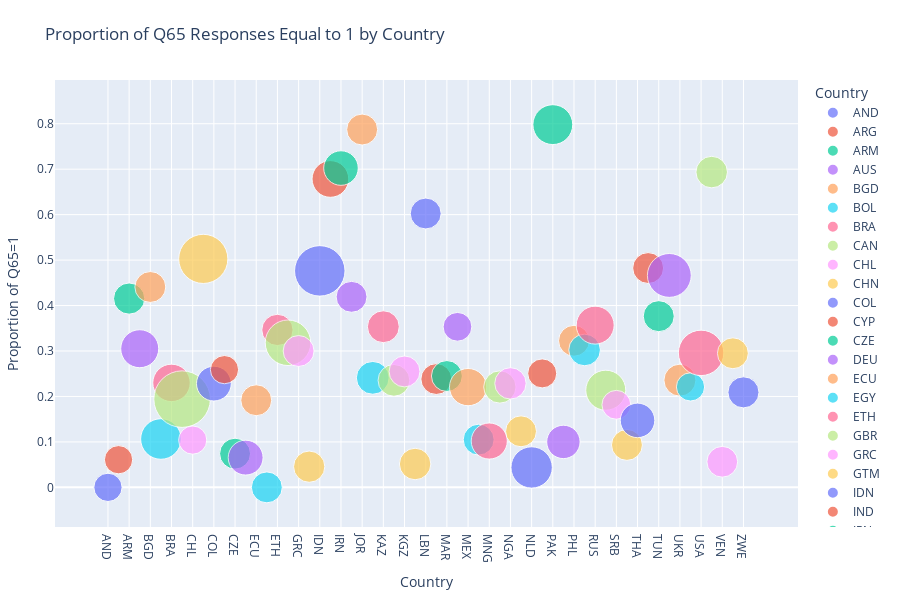

Notebook code cell kept with this figure:
### Code cell
## (Visualization -II) ##

# This code loads World Values Survey (WVS) data and filters it by countries found in scored sentences.
# It processes Q65 survey responses to calculate per-country counts and proportions of respondents answering '1'.
# It prepares the country data in a categorical order for consistent plotting.
# Then it creates a scatter plot showing the proportion of Q65=1 responses per country, sized by total responses.
# The plot visually compares response distributions across countries with hover details and a clean layout.
# The x and y-axis labels are the same as the prediction visualization.

%run visualize_response_props.py

### Figure 1 — Plotly figure (JSON) as saved in the notebook; plotly's stock layout.template omitted (floating-point values rounded to 4 significant figures)
{"data": [{"hovertemplate": "<b>%{hovertext}</b><br><br>Country=%{x}<br>Proportion of Q65=1=%{y}<br>Total Responses=%{marker.size}<extra></extra>", "hovertext": ["AND"], "legendgroup": "AND", "marker": {"color": "#636efa", "size": [1004], "sizemode": "area", "sizeref": 2.511, "symbol": "circle"}, "mode": "markers", "name": "AND", "orientation": "v", "showlegend": true, "type": "scatter", "x": ["AND"], "xaxis": "x", "y": [0.0], "yaxis": "y"}, {"hovertemplate": "<b>%{hovertext}</b><br><br>Country=%{x}<br>Proportion of Q65=1=%{y}<br>Total Responses=%{marker.size}<extra></extra>", "hovertext": ["ARG"], "legendgroup": "ARG", "marker": {"color": "#EF553B", "size": [1003], "sizemode": "area", "sizeref": 2.511, "symbol": "circle"}, "mode": "markers", "name": "ARG", "orientation": "v", "showlegend": true, "type": "scatter", "x": ["ARG"], "xaxis": "x", "y": [0.06082], "yaxis": "y"}, {"hovertemplate": "<b>%{hovertext}</b><br><br>Country=%{x}<br>Proportion of Q65=1=%{y}<br>Total Responses=%{marker.size}<extra></extra>", "hovertext": ["ARM"], "legendgroup": "ARM", "marker": {"color": "#00cc96", "size": [1223], "sizemode": "area", "sizeref": 2.511, "symbol": "circle"}, "mode": "markers", "name": "ARM", "orientation": "v", "showlegend": true, "type": "scatter", "x": ["ARM"], "xaxis": "x", "y": [0.4154], "yaxis": "y"}, {"hovertemplate": "<b>%{hovertext}</b><br><br>Country=%{x}<br>Proportion of Q65=1=%{y}<br>Total Responses=%{marker.size}<extra></extra>", "hovertext": ["AUS"], "legendgroup": "AUS", "marker": {"color": "#ab63fa", "size": [1813], "sizemode": "area", "sizeref": 2.511, "symbol": "circle"}, "mode": "markers", "name": "AUS", "orientation": "v", "showlegend": true, "type": "scatter", "x": ["AUS"], "xaxis": "x", "y": [0.305], "yaxis": "y"}, {"hovertemplate": "<b>%{hovertext}</b><br><br>Country=%{x}<br>Proportion of Q65=1=%{y}<br>Total Responses=%{marker.size}<extra></extra>", "hovertext": ["BGD"], "legendgroup": "BGD", "marker": {"color": "#FFA15A", "size": [1200], "sizemode": "area", "sizeref": 2.511, "symbol": "circle"}, "mode": "markers", "name": "BGD", "orientation": "v", "showlegend": true, "type": "scatter", "x": ["BGD"], "xaxis": "x", "y": [0.4408], "yaxis": "y"}, {"hovertemplate": "<b>%{hovertext}</b><br><br>Country=%{x}<br>Proportion of Q65=1=%{y}<br>Total Responses=%{marker.size}<extra></extra>", "hovertext": ["BOL"], "legendgroup": "BOL", "marker": {"color": "#19d3f3", "size": [2067], "sizemode": "area", "sizeref": 2.511, "symbol": "circle"}, "mode": "markers", "name": "BOL", "orientation": "v", "showlegend": true, "type": "scatter", "x": ["BOL"], "xaxis": "x", "y": [0.1064], "yaxis": "y"}, {"hovertemplate": "<b>%{hovertext}</b><br><br>Country=%{x}<br>Proportion of Q65=1=%{y}<br>Total Responses=%{marker.size}<extra></extra>", "hovertext": ["BRA"], "legendgroup": "BRA", "marker": {"color": "#FF6692", "size": [1762], "sizemode": "area", "sizeref": 2.511, "symbol": "circle"}, "mode": "markers", "name": "BRA", "orientation": "v", "showlegend": true, "type": "scatter", "x": ["BRA"], "xaxis": "x", "y": [0.2299], "yaxis": "y"}, {"hovertemplate": "<b>%{hovertext}</b><br><br>Country=%{x}<br>Proportion of Q65=1=%{y}<br>Total Responses=%{marker.size}<extra></extra>", "hovertext": ["CAN"], "legendgroup": "CAN", "marker": {"color": "#B6E880", "size": [4018], "sizemode": "area", "sizeref": 2.511, "symbol": "circle"}, "mode": "markers", "name": "CAN", "orientation": "v", "showlegend": true, "type": "scatter", "x": ["CAN"], "xaxis": "x", "y": [0.1941], "yaxis": "y"}, {"hovertemplate": "<b>%{hovertext}</b><br><br>Country=%{x}<br>Proportion of Q65=1=%{y}<br>Total Responses=%{marker.size}<extra></extra>", "hovertext": ["CHL"], "legendgroup": "CHL", "marker": {"color": "#FF97FF", "size": [1000], "sizemode": "area", "sizeref": 2.511, "symbol": "circle"}, "mode": "markers", "name": "CHL", "orientation": "v", "showlegend": true, "type": "scatter", "x": ["CHL"], "xaxis": "x", "y": [0.104], "yaxis": "y"}, {"hovertemplate": "<b>%{hovertext}</b><br><br>Country=%{x}<br>Proportion of Q65=1=%{y}<br>Total Responses=%{marker.size}<extra></extra>", "hovertext": ["CHN"], "legendgroup": "CHN", "marker": {"color": "#FECB52", "size": [3036], "sizemode": "area", "sizeref": 2.511, "symbol": "circle"}, "mode": "markers", "name": "CHN", "orientation": "v", "showlegend": true, "type": "scatter", "x": ["CHN"], "xaxis": "x", "y": [0.5026], "yaxis": "y"}, {"hovertemplate": "<b>%{hovertext}</b><br><br>Country=%{x}<br>Proportion of Q65=1=%{y}<br>Total Responses=%{marker.size}<extra></extra>", "hovertext": ["COL"], "legendgroup": "COL", "marker": {"color": "#636efa", "size": [1520], "sizemode": "area", "sizeref": 2.511, "symbol": "circle"}, "mode": "markers", "name": "COL", "orientation": "v", "showlegend": true, "type": "scatter", "x": ["COL"], "xaxis": "x", "y": [0.2283], "yaxis": "y"}, {"hovertemplate": "<b>%{hovertext}</b><br><br>Country=%{x}<br>Proportion of Q65=1=%{y}<br>Total Responses=%{marker.size}<extra></extra>", "hovertext": ["CYP"], "legendgroup": "CYP", "marker": {"color": "#EF553B", "size": [1000], "sizemode": "area", "sizeref": 2.511, "symbol": "circle"}, "mode": "markers", "name": "CYP", "orientation": "v", "showlegend": true, "type": "scatter", "x": ["CYP"], "xaxis": "x", "y": [0.259], "yaxis": "y"}, {"hovertemplate": "<b>%{hovertext}</b><br><br>Country=%{x}<br>Proportion of Q65=1=%{y}<br>Total Responses=%{marker.size}<extra></extra>", "hovertext": ["CZE"], "legendgroup": "CZE", "marker": {"color": "#00cc96", "size": [1200], "sizemode": "area", "sizeref": 2.511, "symbol": "circle"}, "mode": "markers", "name": "CZE", "orientation": "v", "showlegend": true, "type": "scatter", "x": ["CZE"], "xaxis": "x", "y": [0.07417], "yaxis": "y"}, {"hovertemplate": "<b>%{hovertext}</b><br><br>Country=%{x}<br>Proportion of Q65=1=%{y}<br>Total Responses=%{marker.size}<extra></extra>", "hovertext": ["DEU"], "legendgroup": "DEU", "marker": {"color": "#ab63fa", "size": [1528], "sizemode": "area", "sizeref": 2.511, "symbol": "circle"}, "mode": "markers", "name": "DEU", "orientation": "v", "showlegend": true, "type": "scatter", "x": ["DEU"], "xaxis": "x", "y": [0.06545], "yaxis": "y"}, {"hovertemplate": "<b>%{hovertext}</b><br><br>Country=%{x}<br>Proportion of Q65=1=%{y}<br>Total Responses=%{marker.size}<extra></extra>", "hovertext": ["ECU"], "legendgroup": "ECU", "marker": {"color": "#FFA15A", "size": [1200], "sizemode": "area", "sizeref": 2.511, "symbol": "circle"}, "mode": "markers", "name": "ECU", "orientation": "v", "showlegend": true, "type": "scatter", "x": ["ECU"], "xaxis": "x", "y": [0.1917], "yaxis": "y"}, {"hovertemplate": "<b>%{hovertext}</b><br><br>Country=%{x}<br>Proportion of Q65=1=%{y}<br>Total Responses=%{marker.size}<extra></extra>", "hovertext": ["EGY"], "legendgroup": "EGY", "marker": {"color": "#19d3f3", "size": [1200], "sizemode": "area", "sizeref": 2.511, "symbol": "circle"}, "mode": "markers", "name": "EGY", "orientation": "v", "showlegend": true, "type": "scatter", "x": ["EGY"], "xaxis": "x", "y": [0.0], "yaxis": "y"}, {"hovertemplate": "<b>%{hovertext}</b><br><br>Country=%{x}<br>Proportion of Q65=1=%{y}<br>Total Responses=%{marker.size}<extra></extra>", "hovertext": ["ETH"], "legendgroup": "ETH", "marker": {"color": "#FF6692", "size": [1230], "sizemode": "area", "sizeref": 2.511, "symbol": "circle"}, "mode": "markers", "name": "ETH", "orientation": "v", "showlegend": true, "type": "scatter", "x": ["ETH"], "xaxis": "x", "y": [0.3463], "yaxis": "y"}, {"hovertemplate": "<b>%{hovertext}</b><br><br>Country=%{x}<br>Proportion of Q65=1=%{y}<br>Total Responses=%{marker.size}<extra></extra>", "hovertext": ["GBR"], "legendgroup": "GBR", "marker": {"color": "#B6E880", "size": [2609], "sizemode": "area", "sizeref": 2.511, "symbol": "circle"}, "mode": "markers", "name": "GBR", "orientation": "v", "showlegend": true, "type": "scatter", "x": ["GBR"], "xaxis": "x", "y": [0.3181], "yaxis": "y"}, {"hovertemplate": "<b>%{hovertext}</b><br><br>Country=%{x}<br>Proportion of Q65=1=%{y}<br>Total Responses=%{marker.size}<extra></extra>", "hovertext": ["GRC"], "legendgroup": "GRC", "marker": {"color": "#FF97FF", "size": [1200], "sizemode": "area", "sizeref": 2.511, "symbol": "circle"}, "mode": "markers", "name": "GRC", "orientation": "v", "showlegend": true, "type": "scatter", "x": ["GRC"], "xaxis": "x", "y": [0.3], "yaxis": "y"}, {"hovertemplate": "<b>%{hovertext}</b><br><br>Country=%{x}<br>Proportion of Q65=1=%{y}<br>Total Responses=%{marker.size}<extra></extra>", "hovertext": ["GTM"], "legendgroup": "GTM", "marker": {"color": "#FECB52", "size": [1229], "sizemode": "area", "sizeref": 2.511, "symbol": "circle"}, "mode": "markers", "name": "GTM", "orientation": "v", "showlegend": true, "type": "scatter", "x": ["GTM"], "xaxis": "x", "y": [0.04557], "yaxis": "y"}, {"hovertemplate": "<b>%{hovertext}</b><br><br>Country=%{x}<br>Proportion of Q65=1=%{y}<br>Total Responses=%{marker.size}<extra></extra>", "hovertext": ["IDN"], "legendgroup": "IDN", "marker": {"color": "#636efa", "size": [3200], "sizemode": "area", "sizeref": 2.511, "symbol": "circle"}, "mode": "markers", "name": "IDN", "orientation": "v", "showlegend": true, "type": "scatter", "x": ["IDN"], "xaxis": "x", "y": [0.4763], "yaxis": "y"}, {"hovertemplate": "<b>%{hovertext}</b><br><br>Country=%{x}<br>Proportion of Q65=1=%{y}<br>Total Responses=%{marker.size}<extra></extra>", "hovertext": ["IND"], "legendgroup": "IND", "marker": {"color": "#EF553B", "size": [1692], "sizemode": "area", "sizeref": 2.511, "symbol": "circle"}, "mode": "markers", "name": "IND", "orientation": "v", "showlegend": true, "type": "scatter", "x": ["IND"], "xaxis": "x", "y": [0.6785], "yaxis": "y"}, {"hovertemplate": "<b>%{hovertext}</b><br><br>Country=%{x}<br>Proportion of Q65=1=%{y}<br>Total Responses=%{marker.size}<extra></extra>", "hovertext": ["IRN"], "legendgroup": "IRN", "marker": {"color": "#00cc96", "size": [1499], "sizemode": "area", "sizeref": 2.511, "symbol": "circle"}, "mode": "markers", "name": "IRN", "orientation": "v", "showlegend": true, "type": "scatter", "x": ["IRN"], "xaxis": "x", "y": [0.7025], "yaxis": "y"}, {"hovertemplate": "<b>%{hovertext}</b><br><br>Country=%{x}<br>Proportion of Q65=1=%{y}<br>Total Responses=%{marker.size}<extra></extra>", "hovertext": ["IRQ"], "legendgroup": "IRQ", "marker": {"color": "#ab63fa", "size": [1200], "sizemode": "area", "sizeref": 2.511, "symbol": "circle"}, "mode": "markers", "name": "IRQ", "orientation": "v", "showlegend": true, "type": "scatter", "x": ["IRQ"], "xaxis": "x", "y": [0.4192], "yaxis": "y"}, {"hovertemplate": "<b>%{hovertext}</b><br><br>Country=%{x}<br>Proportion of Q65=1=%{y}<br>Total Responses=%{marker.size}<extra></extra>", "hovertext": ["JOR"], "legendgroup": "JOR", "marker": {"color": "#FFA15A", "size": [1203], "sizemode": "area", "sizeref": 2.511, "symbol": "circle"}, "mode": "markers", "name": "JOR", "orientation": "v", "showlegend": true, "type": "scatter", "x": ["JOR"], "xaxis": "x", "y": [0.7872], "yaxis": "y"}, {"hovertemplate": "<b>%{hovertext}</b><br><br>Country=%{x}<br>Proportion of Q65=1=%{y}<br>Total Responses=%{marker.size}<extra></extra>", "hovertext": ["JPN"], "legendgroup": "JPN", "marker": {"color": "#19d3f3", "size": [1353], "sizemode": "area", "sizeref": 2.511, "symbol": "circle"}, "mode": "markers", "name": "JPN", "orientation": "v", "showlegend": true, "type": "scatter", "x": ["JPN"], "xaxis": "x", "y": [0.2409], "yaxis": "y"}, {"hovertemplate": "<b>%{hovertext}</b><br><br>Country=%{x}<br>Proportion of Q65=1=%{y}<br>Total Responses=%{marker.size}<extra></extra>", "hovertext": ["KAZ"], "legendgroup": "KAZ", "marker": {"color": "#FF6692", "size": [1276], "sizemode": "area", "sizeref": 2.511, "symbol": "circle"}, "mode": "markers", "name": "KAZ", "orientation": "v", "showlegend": true, "type": "scatter", "x": ["KAZ"], "xaxis": "x", "y": [0.3534], "yaxis": "y"}, {"hovertemplate": "<b>%{hovertext}</b><br><br>Country=%{x}<br>Proportion of Q65=1=%{y}<br>Total Responses=%{marker.size}<extra></extra>", "hovertext": ["KEN"], "legendgroup": "KEN", "marker": {"color": "#B6E880", "size": [1266], "sizemode": "area", "sizeref": 2.511, "symbol": "circle"}, "mode": "markers", "name": "KEN", "orientation": "v", "showlegend": true, "type": "scatter", "x": ["KEN"], "xaxis": "x", "y": [0.2354], "yaxis": "y"}, {"hovertemplate": "<b>%{hovertext}</b><br><br>Country=%{x}<br>Proportion of Q65=1=%{y}<br>Total Responses=%{marker.size}<extra></extra>", "hovertext": ["KGZ"], "legendgroup": "KGZ", "marker": {"color": "#FF97FF", "size": [1200], "sizemode": "area", "sizeref": 2.511, "symbol": "circle"}, "mode": "markers", "name": "KGZ", "orientation": "v", "showlegend": true, "type": "scatter", "x": ["KGZ"], "xaxis": "x", "y": [0.255], "yaxis": "y"}, {"hovertemplate": "<b>%{hovertext}</b><br><br>Country=%{x}<br>Proportion of Q65=1=%{y}<br>Total Responses=%{marker.size}<extra></extra>", "hovertext": ["KOR"], "legendgroup": "KOR", "marker": {"color": "#FECB52", "size": [1245], "sizemode": "area", "sizeref": 2.511, "symbol": "circle"}, "mode": "markers", "name": "KOR", "orientation": "v", "showlegend": true, "type": "scatter", "x": ["KOR"], "xaxis": "x", "y": [0.05141], "yaxis": "y"}, {"hovertemplate": "<b>%{hovertext}</b><br><br>Country=%{x}<br>Proportion of Q65=1=%{y}<br>Total Responses=%{marker.size}<extra></extra>", "hovertext": ["LBN"], "legendgroup": "LBN", "marker": {"color": "#636efa", "size": [1200], "sizemode": "area", "sizeref": 2.511, "symbol": "circle"}, "mode": "markers", "name": "LBN", "orientation": "v", "showlegend": true, "type": "scatter", "x": ["LBN"], "xaxis": "x", "y": [0.6025], "yaxis": "y"}, {"hovertemplate": "<b>%{hovertext}</b><br><br>Country=%{x}<br>Proportion of Q65=1=%{y}<br>Total Responses=%{marker.size}<extra></extra>", "hovertext": ["LBY"], "legendgroup": "LBY", "marker": {"color": "#EF553B", "size": [1196], "sizemode": "area", "sizeref": 2.511, "symbol": "circle"}, "mode": "markers", "name": "LBY", "orientation": "v", "showlegend": true, "type": "scatter", "x": ["LBY"], "xaxis": "x", "y": [0.2383], "yaxis": "y"}, {"hovertemplate": "<b>%{hovertext}</b><br><br>Country=%{x}<br>Proportion of Q65=1=%{y}<br>Total Responses=%{marker.size}<extra></extra>", "hovertext": ["MAR"], "legendgroup": "MAR", "marker": {"color": "#00cc96", "size": [1200], "sizemode": "area", "sizeref": 2.511, "symbol": "circle"}, "mode": "markers", "name": "MAR", "orientation": "v", "showlegend": true, "type": "scatter", "x": ["MAR"], "xaxis": "x", "y": [0.245], "yaxis": "y"}, {"hovertemplate": "<b>%{hovertext}</b><br><br>Country=%{x}<br>Proportion of Q65=1=%{y}<br>Total Responses=%{marker.size}<extra></extra>", "hovertext": ["MDV"], "legendgroup": "MDV", "marker": {"color": "#ab63fa", "size": [1039], "sizemode": "area", "sizeref": 2.511, "symbol": "circle"}, "mode": "markers", "name": "MDV", "orientation": "v", "showlegend": true, "type": "scatter", "x": ["MDV"], "xaxis": "x", "y": [0.3532], "yaxis": "y"}, {"hovertemplate": "<b>%{hovertext}</b><br><br>Country=%{x}<br>Proportion of Q65=1=%{y}<br>Total Responses=%{marker.size}<extra></extra>", "hovertext": ["MEX"], "legendgroup": "MEX", "marker": {"color": "#FFA15A", "size": [1741], "sizemode": "area", "sizeref": 2.511, "symbol": "circle"}, "mode": "markers", "name": "MEX", "orientation": "v", "showlegend": true, "type": "scatter", "x": ["MEX"], "xaxis": "x", "y": [0.2206], "yaxis": "y"}, {"hovertemplate": "<b>%{hovertext}</b><br><br>Country=%{x}<br>Proportion of Q65=1=%{y}<br>Total Responses=%{marker.size}<extra></extra>", "hovertext": ["MMR"], "legendgroup": "MMR", "marker": {"color": "#19d3f3", "size": [1200], "sizemode": "area", "sizeref": 2.511, "symbol": "circle"}, "mode": "markers", "name": "MMR", "orientation": "v", "showlegend": true, "type": "scatter", "x": ["MMR"], "xaxis": "x", "y": [0.105], "yaxis": "y"}, {"hovertemplate": "<b>%{hovertext}</b><br><br>Country=%{x}<br>Proportion of Q65=1=%{y}<br>Total Responses=%{marker.size}<extra></extra>", "hovertext": ["MNG"], "legendgroup": "MNG", "marker": {"color": "#FF6692", "size": [1638], "sizemode": "area", "sizeref": 2.511, "symbol": "circle"}, "mode": "markers", "name": "MNG", "orientation": "v", "showlegend": true, "type": "scatter", "x": ["MNG"], "xaxis": "x", "y": [0.102], "yaxis": "y"}, {"hovertemplate": "<b>%{hovertext}</b><br><br>Country=%{x}<br>Proportion of Q65=1=%{y}<br>Total Responses=%{marker.size}<extra></extra>", "hovertext": ["MYS"], "legendgroup": "MYS", "marker": {"color": "#B6E880", "size": [1313], "sizemode": "area", "sizeref": 2.511, "symbol": "circle"}, "mode": "markers", "name": "MYS", "orientation": "v", "showlegend": true, "type": "scatter", "x": ["MYS"], "xaxis": "x", "y": [0.2209], "yaxis": "y"}, {"hovertemplate": "<b>%{hovertext}</b><br><br>Country=%{x}<br>Proportion of Q65=1=%{y}<br>Total Responses=%{marker.size}<extra></extra>", "hovertext": ["NGA"], "legendgroup": "NGA", "marker": {"color": "#FF97FF", "size": [1237], "sizemode": "area", "sizeref": 2.511, "symbol": "circle"}, "mode": "markers", "name": "NGA", "orientation": "v", "showlegend": true, "type": "scatter", "x": ["NGA"], "xaxis": "x", "y": [0.2288], "yaxis": "y"}, {"hovertemplate": "<b>%{hovertext}</b><br><br>Country=%{x}<br>Proportion of Q65=1=%{y}<br>Total Responses=%{marker.size}<extra></extra>", "hovertext": ["NIC"], "legendgroup": "NIC", "marker": {"color": "#FECB52", "size": [1200], "sizemode": "area", "sizeref": 2.511, "symbol": "circle"}, "mode": "markers", "name": "NIC", "orientation": "v", "showlegend": true, "type": "scatter", "x": ["NIC"], "xaxis": "x", "y": [0.1233], "yaxis": "y"}, {"hovertemplate": "<b>%{hovertext}</b><br><br>Country=%{x}<br>Proportion of Q65=1=%{y}<br>Total Responses=%{marker.size}<extra></extra>", "hovertext": ["NLD"], "legendgroup": "NLD", "marker": {"color": "#636efa", "size": [2145], "sizemode": "area", "sizeref": 2.511, "symbol": "circle"}, "mode": "markers", "name": "NLD", "orientation": "v", "showlegend": true, "type": "scatter", "x": ["NLD"], "xaxis": "x", "y": [0.04382], "yaxis": "y"}, {"hovertemplate": "<b>%{hovertext}</b><br><br>Country=%{x}<br>Proportion of Q65=1=%{y}<br>Total Responses=%{marker.size}<extra></extra>", "hovertext": ["NZL"], "legendgroup": "NZL", "marker": {"color": "#EF553B", "size": [1057], "sizemode": "area", "sizeref": 2.511, "symbol": "circle"}, "mode": "markers", "name": "NZL", "orientation": "v", "showlegend": true, "type": "scatter", "x": ["NZL"], "xaxis": "x", "y": [0.2507], "yaxis": "y"}, {"hovertemplate": "<b>%{hovertext}</b><br><br>Country=%{x}<br>Proportion of Q65=1=%{y}<br>Total Responses=%{marker.size}<extra></extra>", "hovertext": ["PAK"], "legendgroup": "PAK", "marker": {"color": "#00cc96", "size": [1995], "sizemode": "area", "sizeref": 2.511, "symbol": "circle"}, "mode": "markers", "name": "PAK", "orientation": "v", "showlegend": true, "type": "scatter", "x": ["PAK"], "xaxis": "x", "y": [0.798], "yaxis": "y"}, {"hovertemplate": "<b>%{hovertext}</b><br><br>Country=%{x}<br>Proportion of Q65=1=%{y}<br>Total Responses=%{marker.size}<extra></extra>", "hovertext": ["PER"], "legendgroup": "PER", "marker": {"color": "#ab63fa", "size": [1400], "sizemode": "area", "sizeref": 2.511, "symbol": "circle"}, "mode": "markers", "name": "PER", "orientation": "v", "showlegend": true, "type": "scatter", "x": ["PER"], "xaxis": "x", "y": [0.1], "yaxis": "y"}, {"hovertemplate": "<b>%{hovertext}</b><br><br>Country=%{x}<br>Proportion of Q65=1=%{y}<br>Total Responses=%{marker.size}<extra></extra>", "hovertext": ["PHL"], "legendgroup": "PHL", "marker": {"color": "#FFA15A", "size": [1200], "sizemode": "area", "sizeref": 2.511, "symbol": "circle"}, "mode": "markers", "name": "PHL", "orientation": "v", "showlegend": true, "type": "scatter", "x": ["PHL"], "xaxis": "x", "y": [0.3225], "yaxis": "y"}, {"hovertemplate": "<b>%{hovertext}</b><br><br>Country=%{x}<br>Proportion of Q65=1=%{y}<br>Total Responses=%{marker.size}<extra></extra>", "hovertext": ["ROU"], "legendgroup": "ROU", "marker": {"color": "#19d3f3", "size": [1257], "sizemode": "area", "sizeref": 2.511, "symbol": "circle"}, "mode": "markers", "name": "ROU", "orientation": "v", "showlegend": true, "type": "scatter", "x": ["ROU"], "xaxis": "x", "y": [0.3023], "yaxis": "y"}, {"hovertemplate": "<b>%{hovertext}</b><br><br>Country=%{x}<br>Proportion of Q65=1=%{y}<br>Total Responses=%{marker.size}<extra></extra>", "hovertext": ["RUS"], "legendgroup": "RUS", "marker": {"color": "#FF6692", "size": [1810], "sizemode": "area", "sizeref": 2.511, "symbol": "circle"}, "mode": "markers", "name": "RUS", "orientation": "v", "showlegend": true, "type": "scatter", "x": ["RUS"], "xaxis": "x", "y": [0.3569], "yaxis": "y"}, {"hovertemplate": "<b>%{hovertext}</b><br><br>Country=%{x}<br>Proportion of Q65=1=%{y}<br>Total Responses=%{marker.size}<extra></extra>", "hovertext": ["SGP"], "legendgroup": "SGP", "marker": {"color": "#B6E880", "size": [2012], "sizemode": "area", "sizeref": 2.511, "symbol": "circle"}, "mode": "markers", "name": "SGP", "orientation": "v", "showlegend": true, "type": "scatter", "x": ["SGP"], "xaxis": "x", "y": [0.2137], "yaxis": "y"}, {"hovertemplate": "<b>%{hovertext}</b><br><br>Country=%{x}<br>Proportion of Q65=1=%{y}<br>Total Responses=%{marker.size}<extra></extra>", "hovertext": ["SRB"], "legendgroup": "SRB", "marker": {"color": "#FF97FF", "size": [1046], "sizemode": "area", "sizeref": 2.511, "symbol": "circle"}, "mode": "markers", "name": "SRB", "orientation": "v", "showlegend": true, "type": "scatter", "x": ["SRB"], "xaxis": "x", "y": [0.1816], "yaxis": "y"}, {"hovertemplate": "<b>%{hovertext}</b><br><br>Country=%{x}<br>Proportion of Q65=1=%{y}<br>Total Responses=%{marker.size}<extra></extra>", "hovertext": ["SVK"], "legendgroup": "SVK", "marker": {"color": "#FECB52", "size": [1200], "sizemode": "area", "sizeref": 2.511, "symbol": "circle"}, "mode": "markers", "name": "SVK", "orientation": "v", "showlegend": true, "type": "scatter", "x": ["SVK"], "xaxis": "x", "y": [0.09333], "yaxis": "y"}, {"hovertemplate": "<b>%{hovertext}</b><br><br>Country=%{x}<br>Proportion of Q65=1=%{y}<br>Total Responses=%{marker.size}<extra></extra>", "hovertext": ["THA"], "legendgroup": "THA", "marker": {"color": "#636efa", "size": [1500], "sizemode": "area", "sizeref": 2.511, "symbol": "circle"}, "mode": "markers", "name": "THA", "orientation": "v", "showlegend": true, "type": "scatter", "x": ["THA"], "xaxis": "x", "y": [0.1473], "yaxis": "y"}, {"hovertemplate": "<b>%{hovertext}</b><br><br>Country=%{x}<br>Proportion of Q65=1=%{y}<br>Total Responses=%{marker.size}<extra></extra>", "hovertext": ["TJK"], "legendgroup": "TJK", "marker": {"color": "#EF553B", "size": [1200], "sizemode": "area", "sizeref": 2.511, "symbol": "circle"}, "mode": "markers", "name": "TJK", "orientation": "v", "showlegend": true, "type": "scatter", "x": ["TJK"], "xaxis": "x", "y": [0.4825], "yaxis": "y"}, {"hovertemplate": "<b>%{hovertext}</b><br><br>Country=%{x}<br>Proportion of Q65=1=%{y}<br>Total Responses=%{marker.size}<extra></extra>", "hovertext": ["TUN"], "legendgroup": "TUN", "marker": {"color": "#00cc96", "size": [1208], "sizemode": "area", "sizeref": 2.511, "symbol": "circle"}, "mode": "markers", "name": "TUN", "orientation": "v", "showlegend": true, "type": "scatter", "x": ["TUN"], "xaxis": "x", "y": [0.3767], "yaxis": "y"}, {"hovertemplate": "<b>%{hovertext}</b><br><br>Country=%{x}<br>Proportion of Q65=1=%{y}<br>Total Responses=%{marker.size}<extra></extra>", "hovertext": ["TUR"], "legendgroup": "TUR", "marker": {"color": "#ab63fa", "size": [2415], "sizemode": "area", "sizeref": 2.511, "symbol": "circle"}, "mode": "markers", "name": "TUR", "orientation": "v", "showlegend": true, "type": "scatter", "x": ["TUR"], "xaxis": "x", "y": [0.4663], "yaxis": "y"}, {"hovertemplate": "<b>%{hovertext}</b><br><br>Country=%{x}<br>Proportion of Q65=1=%{y}<br>Total Responses=%{marker.size}<extra></extra>", "hovertext": ["UKR"], "legendgroup": "UKR", "marker": {"color": "#FFA15A", "size": [1289], "sizemode": "area", "sizeref": 2.511, "symbol": "circle"}, "mode": "markers", "name": "UKR", "orientation": "v", "showlegend": true, "type": "scatter", "x": ["UKR"], "xaxis": "x", "y": [0.2358], "yaxis": "y"}, {"hovertemplate": "<b>%{hovertext}</b><br><br>Country=%{x}<br>Proportion of Q65=1=%{y}<br>Total Responses=%{marker.size}<extra></extra>", "hovertext": ["URY"], "legendgroup": "URY", "marker": {"color": "#19d3f3", "size": [1000], "sizemode": "area", "sizeref": 2.511, "symbol": "circle"}, "mode": "markers", "name": "URY", "orientation": "v", "showlegend": true, "type": "scatter", "x": ["URY"], "xaxis": "x", "y": [0.221], "yaxis": "y"}, {"hovertemplate": "<b>%{hovertext}</b><br><br>Country=%{x}<br>Proportion of Q65=1=%{y}<br>Total Responses=%{marker.size}<extra></extra>", "hovertext": ["USA"], "legendgroup": "USA", "marker": {"color": "#FF6692", "size": [2596], "sizemode": "area", "sizeref": 2.511, "symbol": "circle"}, "mode": "markers", "name": "USA", "orientation": "v", "showlegend": true, "type": "scatter", "x": ["USA"], "xaxis": "x", "y": [0.2958], "yaxis": "y"}, {"hovertemplate": "<b>%{hovertext}</b><br><br>Country=%{x}<br>Proportion of Q65=1=%{y}<br>Total Responses=%{marker.size}<extra></extra>", "hovertext": ["UZB"], "legendgroup": "UZB", "marker": {"color": "#B6E880", "size": [1250], "sizemode": "area", "sizeref": 2.511, "symbol": "circle"}, "mode": "markers", "name": "UZB", "orientation": "v", "showlegend": true, "type": "scatter", "x": ["UZB"], "xaxis": "x", "y": [0.6936], "yaxis": "y"}, {"hovertemplate": "<b>%{hovertext}</b><br><br>Country=%{x}<br>Proportion of Q65=1=%{y}<br>Total Responses=%{marker.size}<extra></extra>", "hovertext": ["VEN"], "legendgroup": "VEN", "marker": {"color": "#FF97FF", "size": [1190], "sizemode": "area", "sizeref": 2.511, "symbol": "circle"}, "mode": "markers", "name": "VEN", "orientation": "v", "showlegend": true, "type": "scatter", "x": ["VEN"], "xaxis": "x", "y": [0.0563], "yaxis": "y"}, {"hovertemplate": "<b>%{hovertext}</b><br><br>Country=%{x}<br>Proportion of Q65=1=%{y}<br>Total Responses=%{marker.size}<extra></extra>", "hovertext": ["VNM"], "legendgroup": "VNM", "marker": {"color": "#FECB52", "size": [1200], "sizemode": "area", "sizeref": 2.511, "symbol": "circle"}, "mode": "markers", "name": "VNM", "orientation": "v", "showlegend": true, "type": "scatter", "x": ["VNM"], "xaxis": "x", "y": [0.295], "yaxis": "y"}, {"hovertemplate": "<b>%{hovertext}</b><br><br>Country=%{x}<br>Proportion of Q65=1=%{y}<br>Total Responses=%{marker.size}<extra></extra>", "hovertext": ["ZWE"], "legendgroup": "ZWE", "marker": {"color": "#636efa", "size": [1215], "sizemode": "area", "sizeref": 2.511, "symbol": "circle"}, "mode": "markers", "name": "ZWE", "orientation": "v", "showlegend": true, "type": "scatter", "x": ["ZWE"], "xaxis": "x", "y": [0.2091], "yaxis": "y"}], "layout": {"height": 600, "legend": {"itemsizing": "constant", "title": {"text": "Country"}, "tracegroupgap": 0}, "margin": {"b": 40, "l": 40, "r": 40, "t": 80}, "title": {"text": "Proportion of Q65 Responses Equal to 1 by Country"}, "xaxis": {"anchor": "y", "categoryarray": ["AND", "ARG", "ARM", "AUS", "BGD", "BOL", "BRA", "CAN", "CHL", "CHN", "COL", "CYP", "CZE", "DEU", "ECU", "EGY", "ETH", "GBR", "GRC", "GTM", "IDN", "IND", "IRN", "IRQ", "JOR", "JPN", "KAZ", "KEN", "KGZ", "KOR", "LBN", "LBY", "MAR", "MDV", "MEX", "MMR", "MNG", "MYS", "NGA", "NIC", "NLD", "NZL", "PAK", "PER", "PHL", "ROU", "RUS", "SGP", "SRB", "SVK", "THA", "TJK", "TUN", "TUR", "UKR", "URY", "USA", "UZB", "VEN", "VNM", "ZWE"], "categoryorder": "array", "domain": [0, 1], "title": {"text": "Country"}}, "yaxis": {"anchor": "x", "domain": [0, 1], "title": {"text": "Proportion of Q65=1"}}}}
